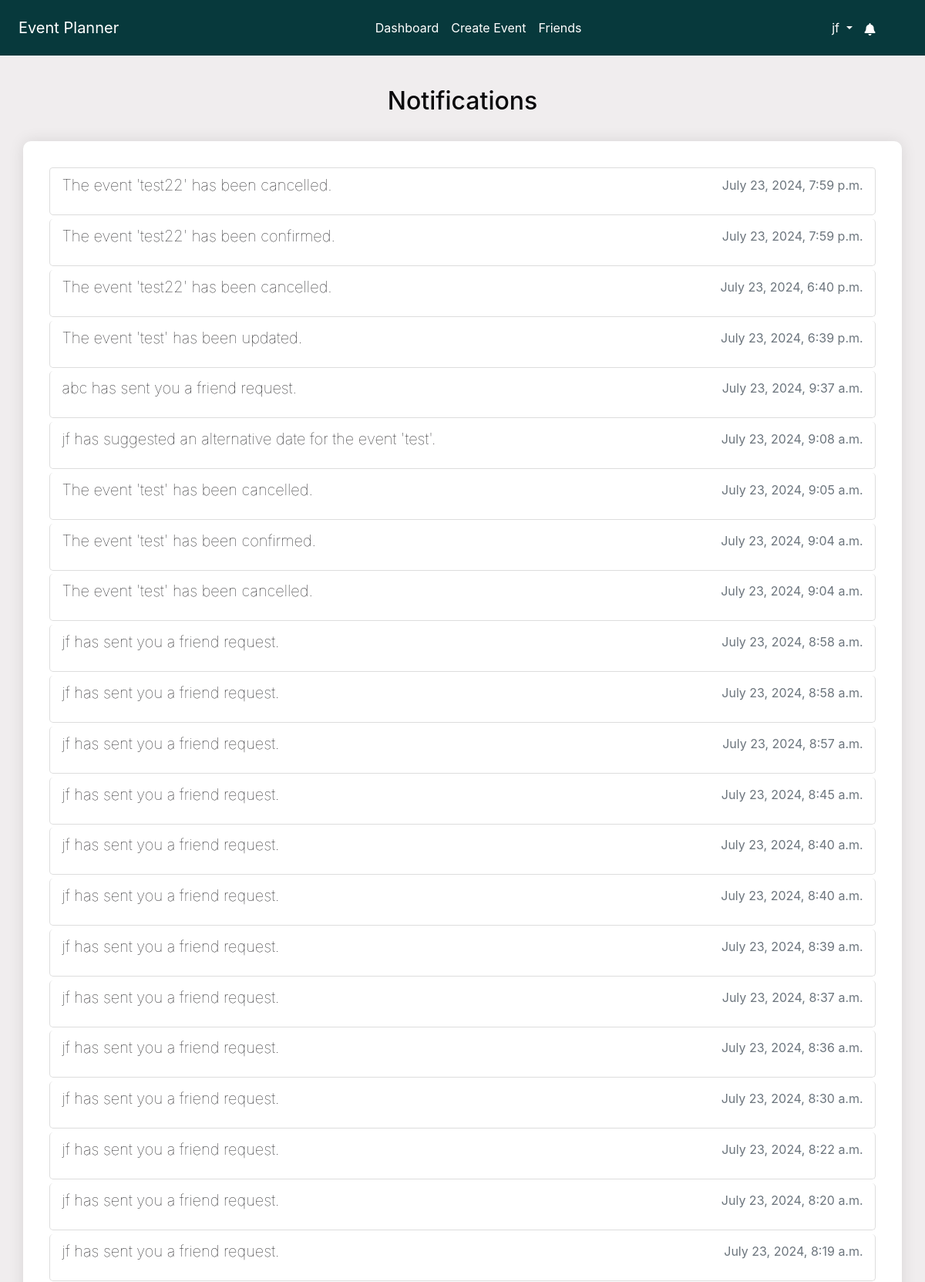
The page /notifications/ (signed in, upper part) on the database its author committed.
### notifications/models.py (models this page shows, shortened)
class Notification(models.Model):
    NOTIFICATION_TYPES = [
        ("event_created", "Event Created"),
        ("event_updated", "Event Updated"),
        ("event_cancelled", "Event Cancelled"),
        ("invitation_response", "Invitation Response"),
        ("suggested_alternate_date", "Suggested Alternate Date"),
        ("event_confirmed", "Event Confirmed"),
        ("friend_request_received", "Friend Request Received"),
    ]
    user = models.ForeignKey(User, on_delete=models.CASCADE)
    event = models.ForeignKey(
        Event, on_delete=models.CASCADE, null=True, blank=True
    )
    type = models.CharField(max_length=50, choices=NOTIFICATION_TYPES)
    message = models.TextField()
    created_at = models.DateTimeField(auto_now_add=True)
    read = models.BooleanField(default=False)
    url = models.URLField(default="/")

### notifications/views.py (the view)
# urls.py: path("", views.notifications, name="notifications"),
@login_required
def notifications(request):
    notifications = Notification.objects.filter(user=request.user).order_by(
        "-created_at"
    )
    context = {"notifications": notifications}
    return render(request, "notifications/notifications.html", context)

### accounts/context_processors.py (called while the page is built)
def google_api_key(request):
    return {"GOOGLE_API_KEY": os.getenv("GOOGLE_API_KEY")}

### notifications/context_processors.py (called while the page is built)
def notifications(request):
    if request.user.is_authenticated:
        all_unread_notifications = Notification.objects.filter(
            user=request.user, read=False
        ).order_by("-created_at")
        unread_count = all_unread_notifications.count()
        recent_unread_notifications = all_unread_notifications[:8]
        return {
            "recent_unread_notifications": recent_unread_notifications,
            "unread_count": unread_count,
        }
    return {}

### templates/notifications/notifications.html (shortened to what this page needs)
{% extends 'base.html' %}
{% block content %}
<div class="container">
    <h2 class="text-center mt-4 mb-4">Notifications</h2>
    <div class="notifications-list scrollable-column">
        <ul class="list-group">
            {% for notification in notifications|dictsort:'read' %}
                <li class="list-group-item {% if not notification.read %}bg-gray{% endif %}">
                    {% if notification.type == 'friend_request_received' %}
                        <a href="{% url 'friends_page' %}" class="notification-link">
                            <h5 class="notification-title">{{ notification.message }}</h5>
                            <p class="notification-time text-muted">{{ notification.created_at|date:"F j, Y, g:i a" }}</p>
                        </a>
                    {% else %}
                        <a href="{% url 'mark_notification_read' notification.id %}" class="notification-link">
                            <h5 class="notification-title">{{ notification.message }}</h5>
                            <p class="notification-time text-muted">{{ notification.created_at|date:"F j, Y, g:i a" }}</p>
                        </a>
                    {% endif %}
                </li>
            {% endfor %}
        </ul>
    </div>
</div>
{% endblock %}

### templates/base.html (shortened to what this page needs)
<!DOCTYPE html>
<html lang="en">
<head>
    {% load static %}
    <link rel="stylesheet" href="https://stackpath.bootstrapcdn.com/bootstrap/4.5.2/css/bootstrap.min.css">
    <link rel="stylesheet" href="{% static 'css/styles.css' %}">
    <link rel="stylesheet" href="https://cdnjs.cloudflare.com/ajax/libs/font-awesome/5.15.4/css/all.min.css">
    <link rel="stylesheet" href="https://cdnjs.cloudflare.com/ajax/libs/fullcalendar/3.10.2/fullcalendar.min.css" />
</head>
<body class="c-app">
    <header class="c-header c-header-light c-header-fixed">
        <nav class="navbar navbar-expand-lg navbar-light">
            <a class="navbar-brand" href="{% url 'home' %}">Event Planner</a>
            <div class="collapse navbar-collapse" id="navbarSupportedContent">
                {% if user.is_authenticated %}
                <ul class="navbar-nav mx-auto">
                    <li class="nav-item {% if request.resolver_match.url_name == 'dashboard' %}active{% endif %}">
                        <a class="nav-link" href="{% url 'dashboard' %}">Dashboard</a>
                    </li>
                    <li class="nav-item {% if request.resolver_match.url_name == 'create_event' %}active{% endif %}">
                        <a class="nav-link" href="{% url 'create_event' %}">Create Event</a>
                    </li>
                    <li class="nav-item {% if request.resolver_match.url_name == 'friends_page' %}active{% endif %}">
                        <a class="nav-link" href="{% url 'friends_page' %}">Friends</a>
                    </li>
                    {% endif %}
                </ul>
                {% if user.is_authenticated %}
                <ul class="navbar-nav d-flex">
                    <li class="nav-item dropdown">
                        <a class="nav-link dropdown-toggle" href="#" id="profileLink" role="button" data-toggle="dropdown" aria-haspopup="true" aria-expanded="false">
                            {{ user.username }}
                        </a>
                    </li>
                </ul>
                {% endif %}
            </div>
            {% if user.is_authenticated %}
                <ul class="navbar-nav ml-auto d-flex">
                    <li class="nav-item">
                        <a class="nav-link" href="#" id="notificationBell" role="button" data-toggle="dropdown" aria-haspopup="true" aria-expanded="false">
                            <i class="fas fa-bell"></i>
                        </a>
                    </li>
                </ul>
            {% endif %}
        </nav>
    </header>
    <main class="c-main">
        <div class="container-fluid">
            <div class="fade-in">
                {% block content %}{% endblock %}
            </div>
        </div>
    </main>
</body>
</html>

### static/css/styles.css (style rules this page uses)
* { box-sizing: border-box; }
body, html { margin: 0; padding: 0; font-family: var(--font-family-sans-serif); background-color: var(--background); color: var(--text); height: 100%; }
:root { --primary: #07393c; --secondary: #2C666E; --accent: #90DDF0; --background: #F0EDEE; --text: #0A090C; --heading-bg: #eeeeee; --white: #fff; --gray: #6c757d; --gray-dark: #343a40; --success: #28a745; --info: #17a2b8; --warning: #ffc107; --danger: #dc3545; --light: #f8f9fa; --dark: #343a40; --breakpoint-xs: 0; --breakpoint-sm: 576px; --breakpoint-md: 768px; --breakpoint-lg: 992px; --breakpoint-xl: 1200px; --font-family-sans-serif: -apple-system, BlinkMacSystemFont, "Segoe UI", Roboto, "Helvetica Neue", Arial, "Noto Sans", sans-serif, "Apple Color Emoji", "Segoe UI Emoji", "Segoe UI Symbol", "Noto Color Emoji"; --font-family-monospace: SFMono-Regular, Menlo, Monaco, Consolas, "Liberation Mono", "Courier New", monospace; }
.container-fluid { display: flex; flex-direction: column; min-height: 100vh; }
.scrollable-column { overflow-y: auto; max-height: 100vh; }
header { background-color: var(--primary) !important; color: var(--white) !important; padding: .5rem !important; margin-bottom: 1rem !important; }
header a, header .navbar-brand, header .nav-link { color: var(--white) !important; }
body>main>div>div>div.container { background-color: var(--white); padding: 2rem; box-shadow: 0 0 10px rgba(0, 0, 0, .5); }
.notifications-list { background-color: var(--white); padding: 2rem; border-radius: 10px; box-shadow: 0 0 20px rgba(0, 0, 0, .1); width: 100%; max-width: 100%; margin: 2rem auto; color: var(--text); }
.notifications-list ul { list-style-type: none; padding: 0; }
.notifications-list ul li { margin: .15rem; padding: 10px 15px; border: 1px solid #ddd; border-radius: 5px; transition: background-color .3s; }
.notifications-list ul li .notification-link { text-decoration: none; color: var(--text); display: flex; justify-content: space-between; }
.navbar-nav.mx-auto { flex: 1; justify-content: center; }
#notificationBell { margin-right: 10px; padding-top: .9rem; display: flex; justify-content: flex-end; }
.notification-title { font-weight: 100; }
body>main>div>div>div.container { background-color: transparent; padding: 0rem; box-shadow: none; }

### rows shown on the page
Notification: message "The event 'test22' has been cancelled.", created_at "July 23, 2024, 7:59 p.m."
Notification: message "The event 'test22' has been confirmed.", created_at "July 23, 2024, 7:59 p.m."
Notification: message "The event 'test22' has been cancelled.", created_at "July 23, 2024, 6:40 p.m."
Notification: message "The event 'test' has been updated.", created_at "July 23, 2024, 6:39 p.m."
Notification: message "abc has sent you a friend request.", created_at "July 23, 2024, 9:37 a.m."
Notification: message "jf has suggested an alternative date for the event 'test'.", created_at "July 23, 2024, 9:08 a.m."
Notification: message "The event 'test' has been cancelled.", created_at "July 23, 2024, 9:05 a.m."
Notification: message "The event 'test' has been confirmed.", created_at "July 23, 2024, 9:04 a.m."
Notification: message "The event 'test' has been cancelled.", created_at "July 23, 2024, 9:04 a.m."
Notification: message "jf has sent you a friend request.", created_at "July 23, 2024, 8:58 a.m."
Notification: message "jf has sent you a friend request.", created_at "July 23, 2024, 8:58 a.m."
Notification: message "jf has sent you a friend request.", created_at "July 23, 2024, 8:57 a.m."
Notification: message "jf has sent you a friend request.", created_at "July 23, 2024, 8:45 a.m."
Notification: message "jf has sent you a friend request.", created_at "July 23, 2024, 8:40 a.m."
Notification: message "jf has sent you a friend request.", created_at "July 23, 2024, 8:40 a.m."
Notification: message "jf has sent you a friend request.", created_at "July 23, 2024, 8:39 a.m."
Notification: message "jf has sent you a friend request.", created_at "July 23, 2024, 8:37 a.m."
Notification: message "jf has sent you a friend request.", created_at "July 23, 2024, 8:36 a.m."
Notification: message "jf has sent you a friend request.", created_at "July 23, 2024, 8:30 a.m."
Notification: message "jf has sent you a friend request.", created_at "July 23, 2024, 8:22 a.m."
Notification: message "jf has sent you a friend request.", created_at "July 23, 2024, 8:20 a.m."
Notification: message "jf has sent you a friend request.", created_at "July 23, 2024, 8:19 a.m."

### other values the page prints
{{ user.username }} "jf"
